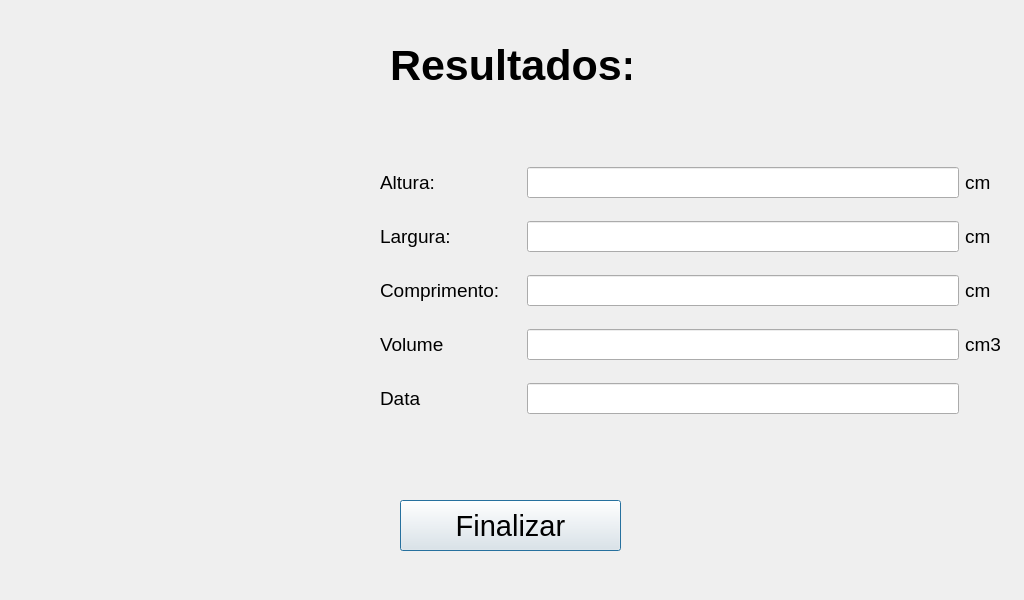
<?xml version="1.0" encoding="UTF-8"?>
<ui version="4.0">
 <class>Dialog</class>
 <widget class="QDialog" name="Dialog">
  <property name="geometry">
   <rect>
    <x>0</x>
    <y>0</y>
    <width>1024</width>
    <height>600</height>
   </rect>
  </property>
  <property name="windowTitle">
   <string>Dialog</string>
  </property>
  <widget class="QLabel" name="image">
   <property name="geometry">
    <rect>
     <x>30</x>
     <y>170</y>
     <width>331</width>
     <height>241</height>
    </rect>
   </property>
   <property name="styleSheet">
    <string notr="true"/>
   </property>
   <property name="text">
    <string/>
   </property>
   <property name="pixmap">
    <pixmap>:/newPrefix/caixa.png</pixmap>
   </property>
  </widget>
  <widget class="QPushButton" name="finalizarButton">
   <property name="geometry">
    <rect>
     <x>400</x>
     <y>500</y>
     <width>221</width>
     <height>51</height>
    </rect>
   </property>
   <property name="font">
    <font>
     <family>Arial</family>
     <pointsize>22</pointsize>
    </font>
   </property>
   <property name="text">
    <string>Finalizar</string>
   </property>
  </widget>
  <widget class="QWidget" name="layoutWidget">
   <property name="geometry">
    <rect>
     <x>380</x>
     <y>150</y>
     <width>621</width>
     <height>281</height>
    </rect>
   </property>
   <layout class="QGridLayout" name="gridLayout">
    <item row="3" column="1">
     <widget class="QLineEdit" name="volumeText">
      <property name="font">
       <font>
        <family>Arial</family>
        <pointsize>14</pointsize>
       </font>
      </property>
     </widget>
    </item>
    <item row="1" column="1">
     <widget class="QLineEdit" name="larguraText">
      <property name="font">
       <font>
        <family>Arial</family>
        <pointsize>14</pointsize>
       </font>
      </property>
     </widget>
    </item>
    <item row="0" column="0">
     <widget class="QLabel" name="label">
      <property name="font">
       <font>
        <family>Arial</family>
        <pointsize>14</pointsize>
       </font>
      </property>
      <property name="text">
       <string>Altura:</string>
      </property>
     </widget>
    </item>
    <item row="2" column="2">
     <widget class="QLabel" name="label_9">
      <property name="font">
       <font>
        <family>Arial</family>
        <pointsize>14</pointsize>
       </font>
      </property>
      <property name="text">
       <string>cm</string>
      </property>
     </widget>
    </item>
    <item row="1" column="2">
     <widget class="QLabel" name="label_8">
      <property name="font">
       <font>
        <family>Arial</family>
        <pointsize>14</pointsize>
       </font>
      </property>
      <property name="text">
       <string>cm</string>
      </property>
     </widget>
    </item>
    <item row="4" column="1">
     <widget class="QLineEdit" name="dataText">
      <property name="font">
       <font>
        <family>Arial</family>
        <pointsize>14</pointsize>
       </font>
      </property>
     </widget>
    </item>
    <item row="3" column="2">
     <widget class="QLabel" name="label_10">
      <property name="font">
       <font>
        <family>Arial</family>
        <pointsize>14</pointsize>
       </font>
      </property>
      <property name="text">
       <string>cm3</string>
      </property>
     </widget>
    </item>
    <item row="1" column="0">
     <widget class="QLabel" name="label_3">
      <property name="font">
       <font>
        <family>Arial</family>
        <pointsize>14</pointsize>
       </font>
      </property>
      <property name="text">
       <string>Largura:</string>
      </property>
     </widget>
    </item>
    <item row="2" column="1">
     <widget class="QLineEdit" name="comprimentoText">
      <property name="font">
       <font>
        <family>Arial</family>
        <pointsize>14</pointsize>
       </font>
      </property>
     </widget>
    </item>
    <item row="3" column="0">
     <widget class="QLabel" name="label_5">
      <property name="font">
       <font>
        <family>Arial</family>
        <pointsize>14</pointsize>
       </font>
      </property>
      <property name="text">
       <string>Volume</string>
      </property>
     </widget>
    </item>
    <item row="4" column="0">
     <widget class="QLabel" name="label_6">
      <property name="font">
       <font>
        <family>Arial</family>
        <pointsize>14</pointsize>
       </font>
      </property>
      <property name="text">
       <string>Data</string>
      </property>
     </widget>
    </item>
    <item row="0" column="1">
     <widget class="QLineEdit" name="alturaText">
      <property name="font">
       <font>
        <family>Arial</family>
        <pointsize>14</pointsize>
       </font>
      </property>
     </widget>
    </item>
    <item row="2" column="0">
     <widget class="QLabel" name="label_4">
      <property name="font">
       <font>
        <family>Arial</family>
        <pointsize>14</pointsize>
       </font>
      </property>
      <property name="text">
       <string>Comprimento:    </string>
      </property>
     </widget>
    </item>
    <item row="0" column="2">
     <widget class="QLabel" name="label_7">
      <property name="font">
       <font>
        <family>Arial</family>
        <pointsize>14</pointsize>
       </font>
      </property>
      <property name="text">
       <string>cm</string>
      </property>
     </widget>
    </item>
   </layout>
  </widget>
  <widget class="QLabel" name="label_2">
   <property name="geometry">
    <rect>
     <x>390</x>
     <y>40</y>
     <width>241</width>
     <height>51</height>
    </rect>
   </property>
   <property name="font">
    <font>
     <family>Arial</family>
     <pointsize>32</pointsize>
     <weight>75</weight>
     <bold>true</bold>
    </font>
   </property>
   <property name="text">
    <string>Resultados:</string>
   </property>
  </widget>
 </widget>
 <resources/>
 <connections/>
</ui>
